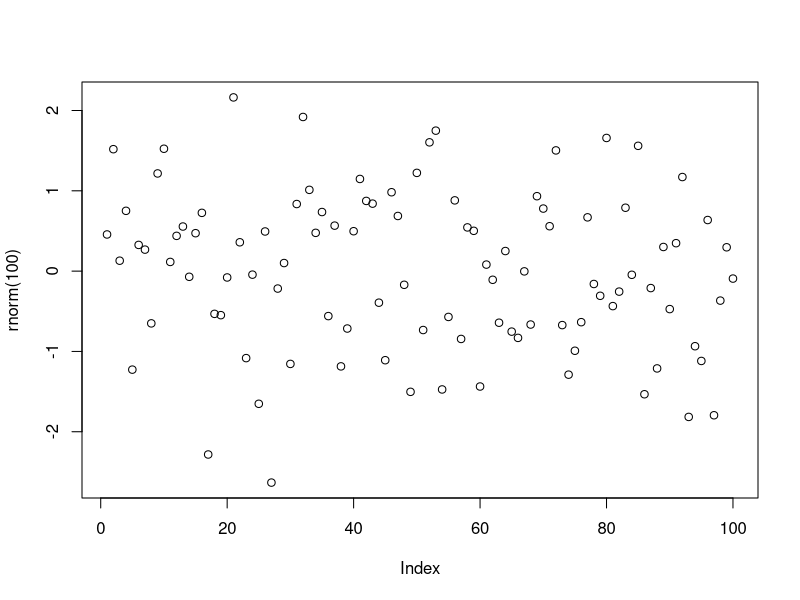

Generate this figure with R: (Note: this script raises an error after producing the figure.)
## ---- chunk 1
  library(knitr)
  knitr::opts_chunk$set(echo = TRUE)
## ---- chunk 2
# some analysis
sorted_table <- mtcars[order(mtcars$mpg),]
## ---- chunk 3
  plot(rnorm(100))
## ---- chunk 4
knitr::kable(sorted_table, caption="This is a summary table.")
## ---- chunk 5
cat('\\pagebreak')
## ---- chunk 6
knitr::kable(summary_table, caption="This is a summary table.")
